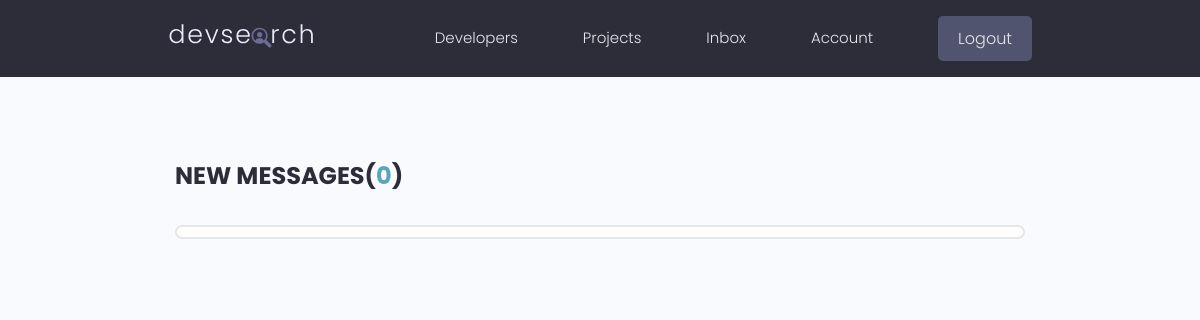
Page /inbox/ (signed in) on the earlier database version.
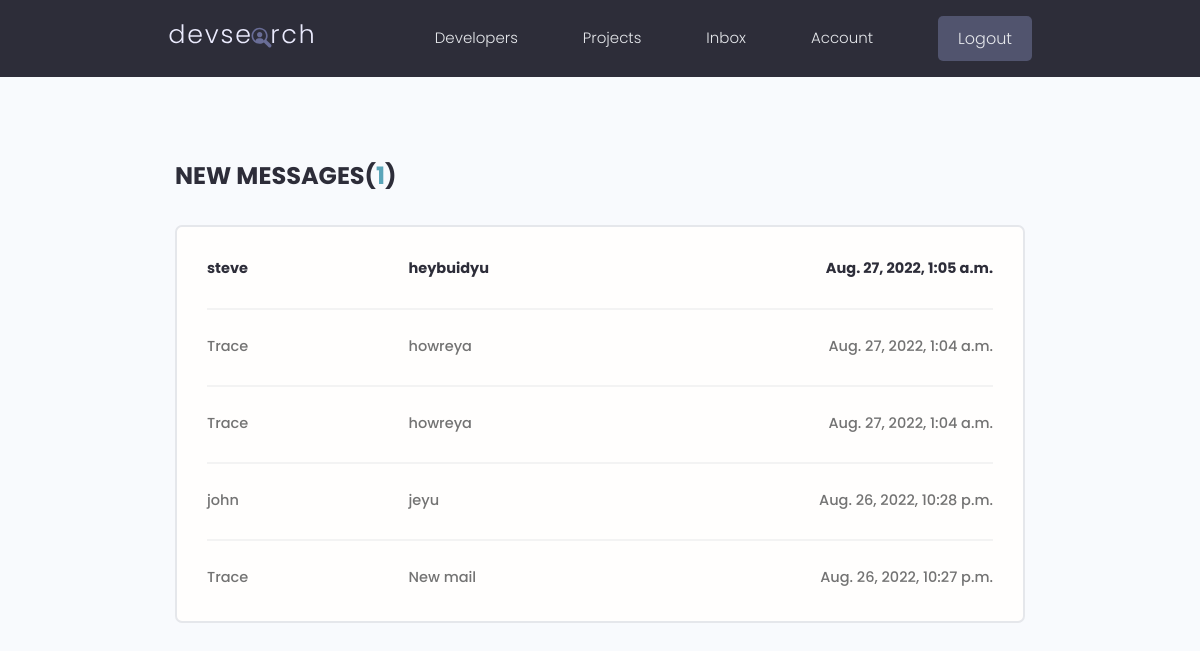
Same page on the later database version.
### users/models.py (models this page shows, shortened)
class Message(models.Model):
    sender = models.ForeignKey(Profile, on_delete=models.SET_NULL, null=True, blank=True)
    recipient = models.ForeignKey(Profile, on_delete=models.SET_NULL, null=True, blank=True, related_name="messages")
    name = models.CharField(max_length=200, null=True, blank=True)
    email = models.EmailField(max_length=200, null=True, blank=True)
    subject = models.CharField(max_length=200, null=True, blank=True)
    body = models.TextField()
    is_read = models.BooleanField(default=False, null=True)
    created = models.DateTimeField(auto_now_add=True)
    id = models.UUIDField(default=uuid.uuid4, unique=True, primary_key=True, editable=False)
    class Meta:
        ordering = ['is_read', '-created']

### users/views.py (the view)
# urls.py: path('inbox/', views.inbox, name="inbox"),
@login_required(login_url='login')
def inbox(request):
    profile = request.user.profile
    messageRequests = profile.messages.all()
    unreadCount = messageRequests.filter(is_read=False).count()
    context = {'messageRequests': messageRequests, 'unreadCount': unreadCount}
    return render(request, 'users/inbox.html', context)

### users/templates/users/inbox.html
{% extends 'main.html' %}
{% block content %}
  <main class="inbox my-xl">
    <div class="content-box">
      <h3 class="inbox__title">New Messages(<span>{{unreadCount}}</span>)</h3>
      <ul class="messages">
        {% for message in messageRequests %}
        {% if message.is_read == False %}
        <li class="message message--unread">
        {% else %}
        <li class="message">
        {% endif %}
          <a href="{% url 'message' message.id %}">
            <span class="message__author">{{message.name}}</span>
            <span class="message__subject">{{message.subject}}</span>
            <span class="message__date">{{message.created}}</span>
          </a>
        </li>
        {% endfor %}
      </ul>
    </div>
  </main>
  {% endblock %}

Differences in the rows shown:
added Message: name "steve", subject "heybuidyu", created "Aug. 27, 2022, 1:05 a.m."
added Message: name "Trace", subject "howreya", created "Aug. 27, 2022, 1:04 a.m."
added Message: name "Trace", subject "howreya", created "Aug. 27, 2022, 1:04 a.m."
added Message: name "john", subject "jeyu", created "Aug. 26, 2022, 10:28 p.m."
added Message: name "Trace", subject "New mail", created "Aug. 26, 2022, 10:27 p.m."
Other differences:
{{ unreadCount }}: "0" → "1"
